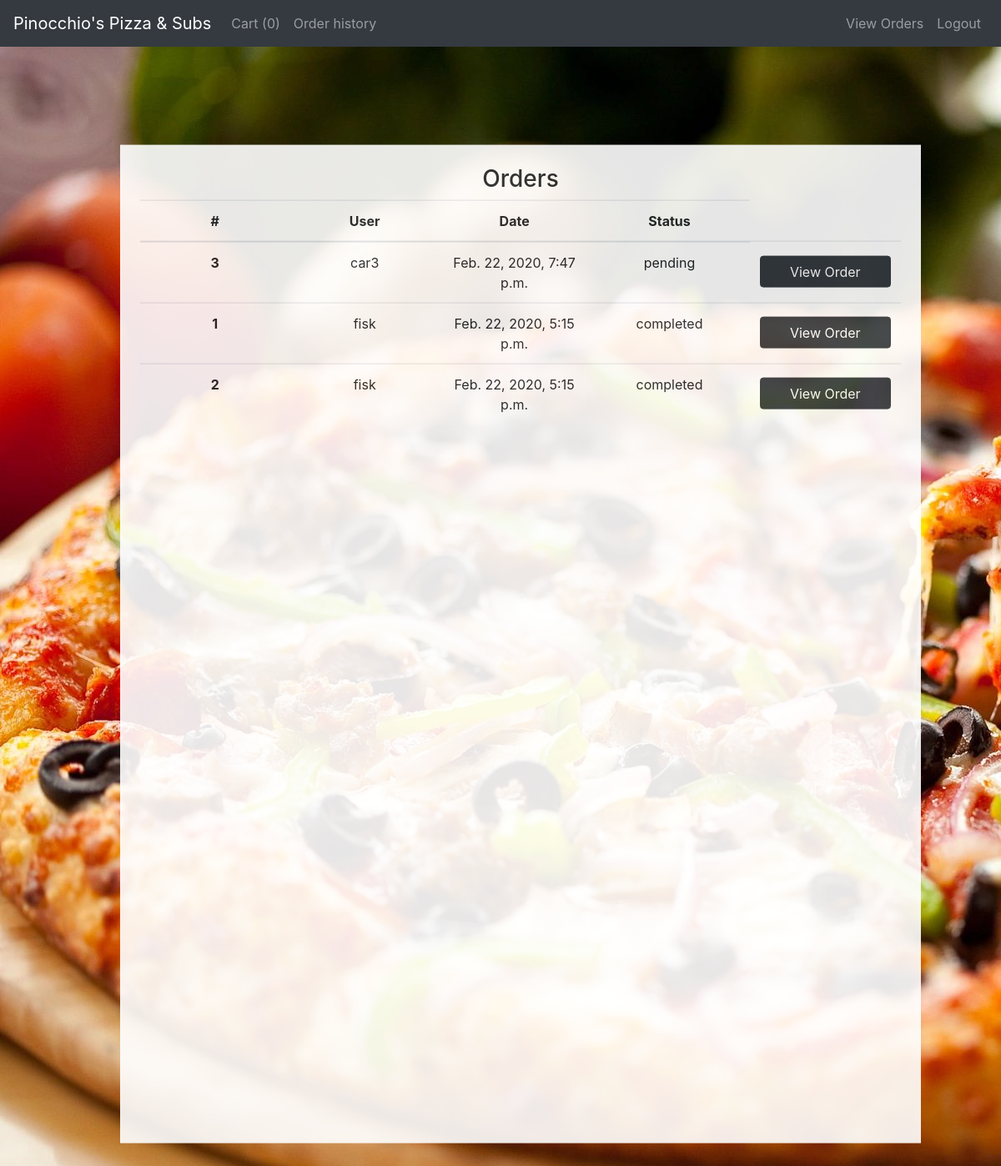
The page /view_orders (signed in) on the database as committed earlier.
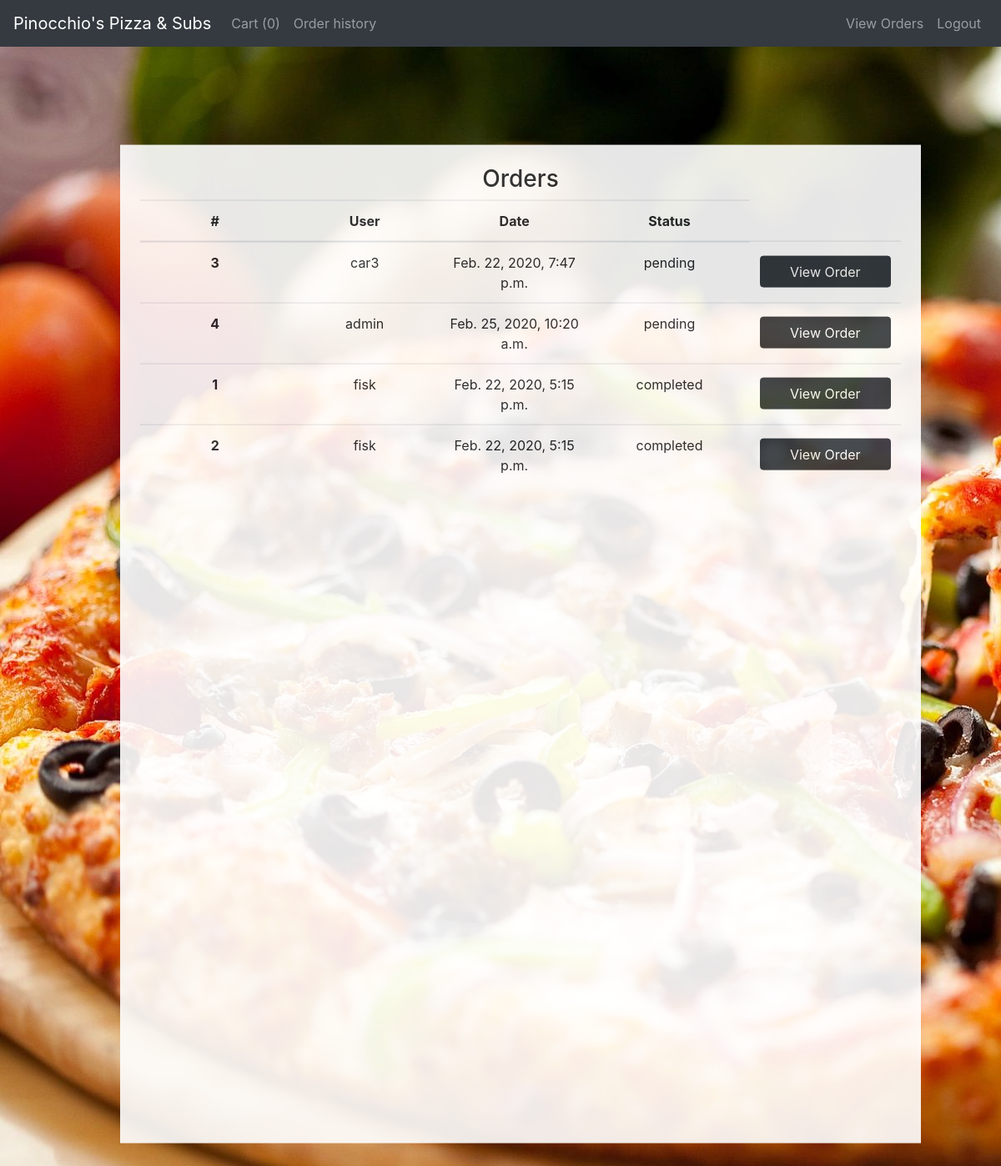
The same page on the database as committed later.
### orders/models.py (models this page shows, shortened)
class Order(models.Model):
    COMPLETED = "completed"
    PENDING = "pending"
    STATUS=[
    (COMPLETED, "completed"),
       (PENDING, "pending")
    ]
    user = models.ForeignKey(settings.AUTH_USER_MODEL, on_delete=models.CASCADE, related_name="orders")
    datetime = models.DateTimeField(auto_now=False, auto_now_add=True)
    last_modified = models.DateTimeField(auto_now=True, auto_now_add=False)
    transaction=models.CharField(max_length=64, choices = STATUS, default=PENDING)

### orders/views.py (the view)
# urls.py: path("view_orders", views.view_orders, name="view_orders"),
def view_orders(request):
    if request.user.is_staff:
        orders = Order.objects.all().order_by('-transaction')
        context = {
            "orders":orders
        }
        return render(request, "orders/view_orders.html", context)
    else:
        raise PermissionDenied

### orders/templates/orders/view_orders.html
{% extends "orders/base.html" %}
{% block body %}
<div class="container-fluid">
  <h3>Orders</h3>
  <table class="table">
    <thead>
      <tr>
        <th scope="col">#</th>
        <th scope="col">User</th>
        <th scope="col">Date</th>
        <th scope="col">Status</th>
      </tr>
  </thead>
  <tbody>
    {% for order in orders %}
      <tr>
        <th scope="row">{{ order.id }}</th>
        <td>{{ order.user }}</td>
        <td>{{ order.datetime }}</td>
        <td>{{ order.transaction }}</td>
        <td><a href="{% url 'view_order' order.id %}" class="btn btn-dark">View Order</a></td>
      </tr>
    {% endfor %}
  </tbody>
  </table>
</div>
{% endblock %}

Rows that differ between the two databases and show on the page:
added Order: id "4", user "admin", datetime "Feb. 25, 2020, 10:20 a.m.", transaction "pending"
